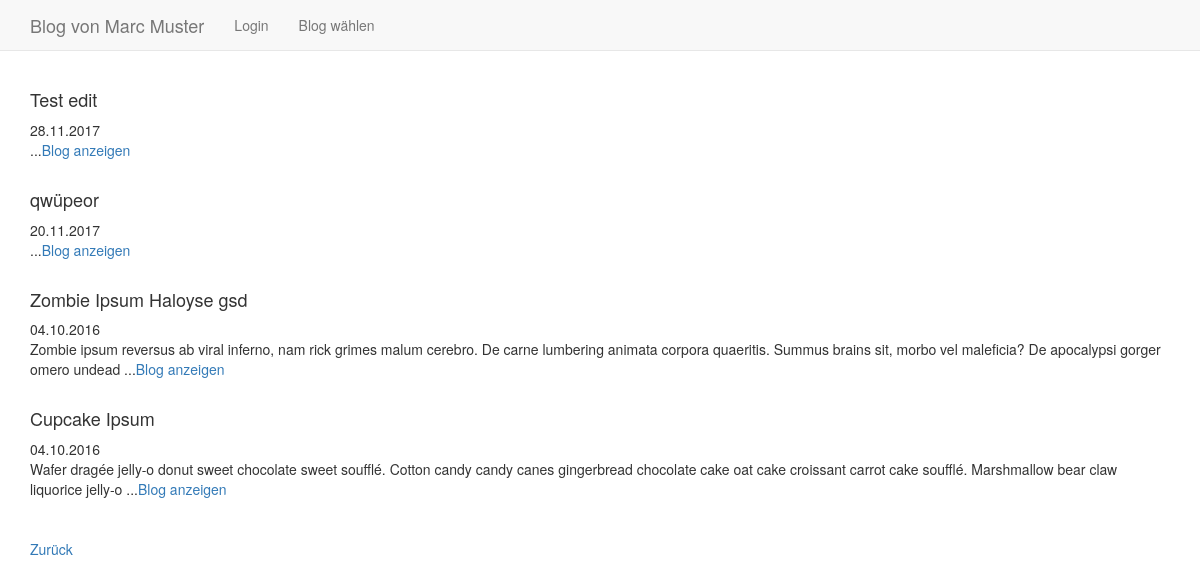
Before: /index.php?function=entries_public&bid=1 with the older database file.
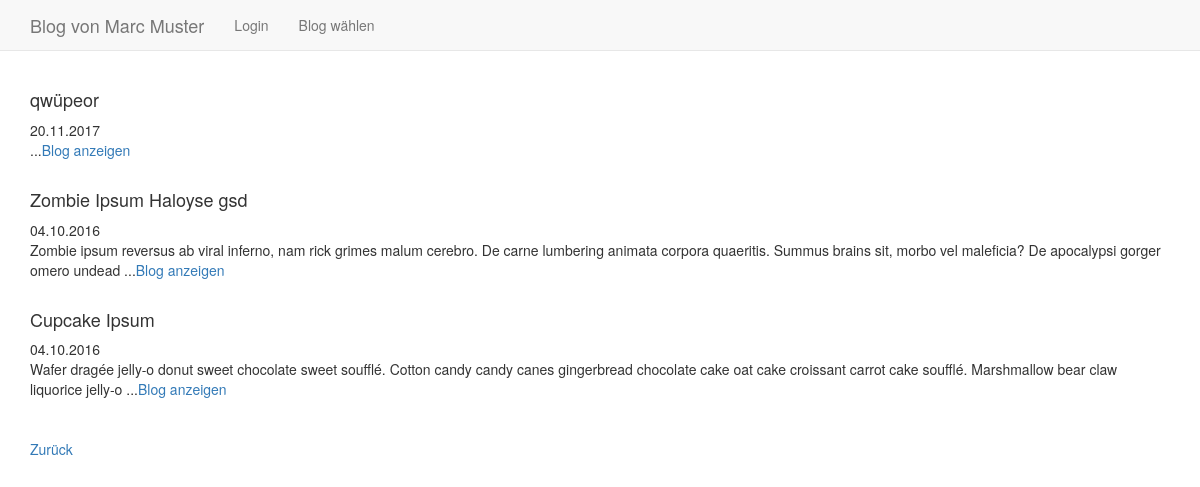
After: the same page with the newer database file.
### tables this page shows
CREATE TABLE "user" (
	`uid`	INTEGER PRIMARY KEY AUTOINCREMENT,
	`name`	TEXT,
	`email`	TEXT NOT NULL UNIQUE,
	`password`	TEXT NOT NULL,
	`role`	INTEGER NOT NULL
);

CREATE TABLE `entry` (
	`eid`	INTEGER PRIMARY KEY AUTOINCREMENT,
	`uid`	INTEGER NOT NULL,
	`tid`	INTEGER,
	`datetime`	INTEGER NOT NULL,
	`title`	TEXT NOT NULL,
	`content`	TEXT NOT NULL,
	`picture1`	TEXT,
	`picture2`	TEXT,
	`picture3`	TEXT,
	FOREIGN KEY(`uid`) REFERENCES `user`(`uid`),
	FOREIGN KEY(`tid`) REFERENCES `topic`(`tid`)
);

### include/functions_db.php (called while the page is built, shortened)
<?php
  function getUserName($uid) {
	$db = getValue('cfg_db');
	$result = $db->query("SELECT name, email FROM user WHERE uid=".$uid);
	if ($user = $result->fetchArray()) {
	  if (strlen($user[0]) > 0) return $user[0];
	  else return $user[1];
	} else return "";
  }
  function getEntries($uid) {
	$alle = [];
	$db = getValue('cfg_db');
	$entries = $db->query("SELECT eid, datetime, title, content, picture1, picture2, picture3 FROM entry WHERE uid=$uid ORDER BY eid DESC");
	while ($entry = $entries->fetchArray()) {
	  $alle[] = $entry;
	}
	return $alle;
  }
?>

### entries_public.php (the view)
<?php
  $entries = getEntries($blogId);
  foreach ($entries as $entry => $blogs) {
    $content = preg_replace("/[^ ]*$/", '', substr($blogs['content'], 0, 200));
    echo '<h4>'.$blogs['title'].'</h4>';
    echo date('d.m.Y',$blogs['datetime']);
    echo '<br>';
    echo $content.'...';
    echo '<a href="index.php?function=entries_public_details&bid='.$blogId.'&eid='.$blogs['eid'].'">Blog anzeigen </a>';
    echo "<br>"."<br>";
  }
  echo '<br><a href="index.php?function=blogs&bid='.$blogId.'">Zurück</a>';
?>

### index.php (shortened to what this page needs)
<?php
  require_once("include/functions.php");
  require_once("include/functions_db.php");
  if (isset($_GET['function'])) $function = $_GET['function'];
  else $function = "login";
  if (isset($_GET['bid'])) $blogId = $_GET['bid'];
  else $blogId = 0;
?>
<!DOCTYPE html>
<html lang="de">
<head>
  <link href="css/bootstrap.min.css" rel="stylesheet" />
</head>
<body>
  <nav class="navbar navbar-default navbar-fixed-top">
	<div class="container">
      <div class="navbar-header">
		<a class="navbar-brand"><?= getMenuTitle($blogId); ?></a>
      </div>
      <ul class="nav navbar-nav">
		<?= getMenu($blogId); ?>
      </ul>
	</div>
  </nav>
  <div class="container" style="margin-top:80px">
  <?php
	require_once("$function.php");
  ?>
  </div>
</body>
</html>

### include/functions.php (shortened to what this page needs)
<?php
  function getMenuTitle ($blogId){
    if ($blogId > 0) return "Blog von ".getUserName($blogId);
    else return "Blog";
  }
  function getMenu($blogId){
    if ($blogId >= 0) {
      if (!isset($_SESSION['uid'])){
        echo "<li><a href='index.php?function=login&bid=$blogId'>Login</a></li>";
      }
    echo "<li><a href='index.php?function=blogs&bid=$blogId'>Blog wählen</a></li>";
    }
    else {
      $blogId = 0;
    }
  }
?>

Changed rows visible on the page:
removed entry: title "Test edit", datetime "28.11.2017"
